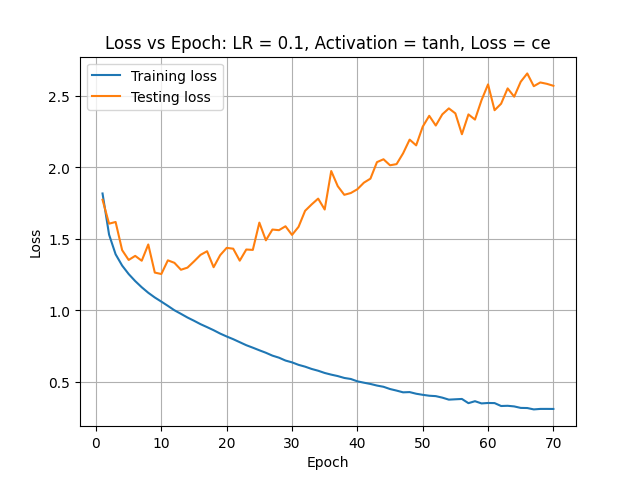
#> input picture school/cs440/homework2/Figure_1_test1.png, 639 x 479 px
$ python hw2_writeup.py
#> lines starting #> are read from the running program, lines starting #| are printed output that depends on the picture
# %% [markdown]
# Lex Albrandt
# CS440
# HW 2 writeup

# %%
import matplotlib.pyplot as plt
import matplotlib.image as mpimg
import numpy as np
import pandas as pd

# %% [markdown]
# ## Question 1
# Note: All hyperparameters are indicated in the
# title of each figure for this section

# %%
img = mpimg.imread("Figure_1_test1.png")
#> img is the input picture: shape (479, 639, 4) float32; mean R, G, B, A 0.975, 0.973, 0.972, 1
plt.axis("off")
plt.imshow(img)
plt.show()

# %% [markdown]
# In this test we see that the training loss converges
# to a low value, indicating that it has learned the
# training data very well. We see, however, that the testing
# loss initially decreases with the training loss, but diverges
# and continues to increse. This indicates that the model has
# begun to overfit the training parameters and is no longer able
# to generalize, subsequently causing the model to perform poorly
# on unseen data. Because the learning rate in this test is quite high
# the gradient steps between epochs make much larger adjustments, which
# can cause the model to memorize the data, and lose the ability to
# generalize.
# %%
img = mpimg.imread("Figure_1_test2.png")
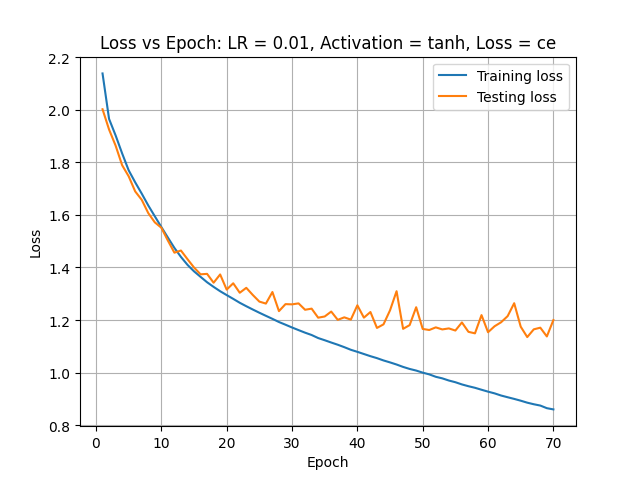
#> input picture school/cs440/homework2/Figure_1_test2.png, 639 x 479 px
#> img is the input picture: shape (479, 639, 4) float32; mean R, G, B, A 0.973, 0.972, 0.97, 1
plt.axis("off")
plt.imshow(img)
plt.show()

# %% [markdown]
# In this test, we see that the model does a much better job of
# learning patterns present in both the training and test data,
# however, after about 20 epochs, the model clearly begins to overfit the
# data, learning patterns like noise that do not exist in the test set.

# %%
img = mpimg.imread("Figure_1_test3.png")
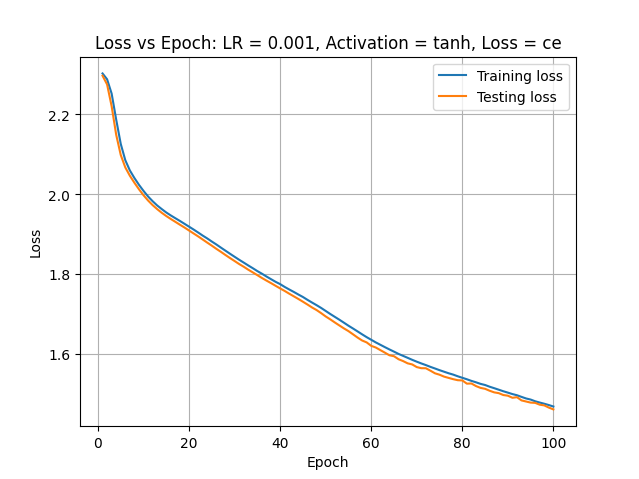
#> input picture school/cs440/homework2/Figure_1_test3.png, 639 x 479 px
#> img is the input picture: shape (479, 639, 4) float32; mean R, G, B, A 0.976, 0.975, 0.975, 1
plt.axis("off")
plt.imshow(img)
plt.show()

# %% [markdown]
# Here we see that the model training loss and testing loss are closely
# matched, indicating that the model is generalizing well, and applying
# learned patterns to unseen data, rather than memorizing the training set.
# The lower learning rate contributes to the model's stability, which
# prevents large shifts in the weights between epochs, and mitigates
# overfitting.

# %%
img = mpimg.imread("Figure_1_test4.png")
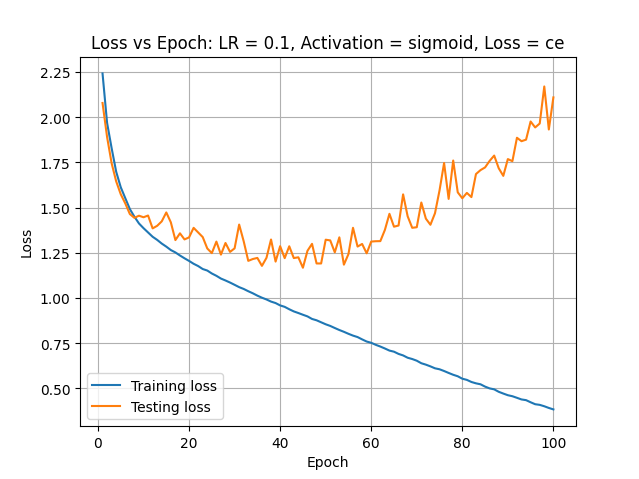
#> input picture school/cs440/homework2/Figure_1_test4.png, 639 x 479 px
#> img is the input picture: shape (479, 639, 4) float32; mean R, G, B, A 0.973, 0.969, 0.966, 1
plt.axis("off")
plt.imshow(img)
plt.show()

# %% [markdown]
# Once again, in this test we see that the learning rate causes an
# overfitting of the data and loss of generalization, despite a
# different activation function.

# %%
img = mpimg.imread("Figure_1_test5.png")
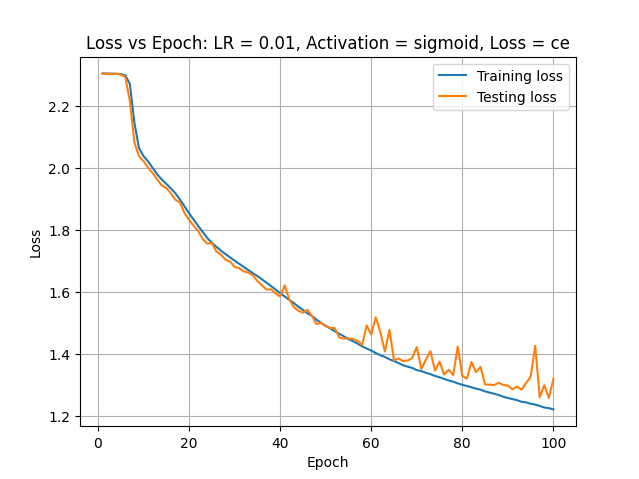
#> input picture school/cs440/homework2/Figure_1_test5.png, 639 x 479 px
#> img is the input picture: shape (479, 639, 4) float32; mean R, G, B, A 0.975, 0.973, 0.971, 1
plt.axis("off")
plt.imshow(img)
plt.show()

# %% [markdown]
# In this test we see that the training and test losses remain closely
# matched, but diverge after around 60 epochs, again indicating overfitting.

# %%
img = mpimg.imread("Figure_1_test6.png")
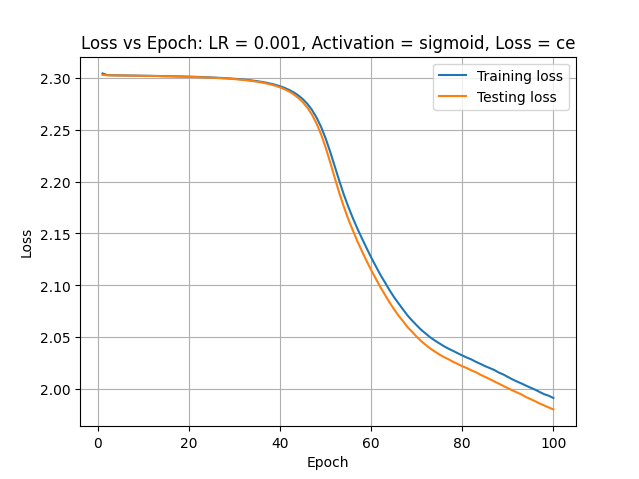
#> input picture school/cs440/homework2/Figure_1_test6.png, 639 x 479 px
#> img is the input picture: shape (479, 639, 4) float32; mean R, G, B, A 0.974, 0.973, 0.972, 1
plt.axis("off")
plt.imshow(img)
plt.show()
# %% [markdown]
# In ths test we again see closely matched training and test loss,
# and a pattern has started to emerge regarding performance: it appears
# that the most important determining factor for good generalization with
# this data and this model is a low learning rate of 0.001

# %% [markdown]
# For the sake of space I will show the next few test plots, as they
# follow a similar pattern to the plots shown above

# %%
#> (the run stopped early here; a loop or call above may not have finished)
